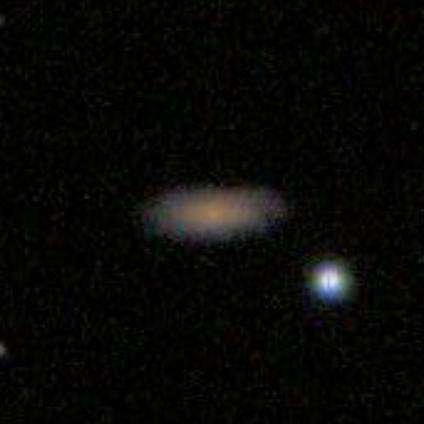
#> input picture data/classification/sample_images_gz2/13.jpg, 424 x 424 px, given in place of images_gz2, which was not available
$ python -i c_2_preprocessing.py   (imports and definitions only)
#> lines starting #> are read from the running program, lines starting #| are printed output that depends on the picture; after the words box and inside, x2 and y2 are one past the last pixel; in counts of white or black regions, pixels touching at a corner belong together; pictures that were not available may be replaced by others from this repository, and a replacement may not be noted
# ---
# jupyter:
#   jupytext:
#     cell_metadata_filter: -all
#     formats: ipynb,py:percent
#     text_representation:
#       extension: .py
#       format_name: percent
#       format_version: '1.3'
#       jupytext_version: 1.18.1
#   kernelspec:
#     display_name: dml-project
#     language: python
#     name: python3
# ---

# %% [markdown]
# # LIMPIEZA Y PREPROCESAMIENTO DE IMÁGENES
# ---
#
# ### Clasificación de galaxias según su morfología

# %% [markdown]
# #### Integrantes
# - `Garibay Zepeda, Julio Andrés` (`julio.garibay@iteso.mx`)
# - `Crespo Neri, Diego Ubaldo` (`ubaldo.crespo@iteso.mx`)
# - `Vázquez Sandoval, Isaac Ernesto` (`isaac.vazquez@iteso.mx`)

# %% [markdown]
# ---

# %% [markdown]
# ### Bibliotecas

# %%
import os
from pathlib import Path

import cv2
import numpy as np
import pandas as pd
from IPython.display import display
from matplotlib import pyplot as plt
from skimage import io
from skimage.color import rgb2gray
from skimage.filters import threshold_otsu
from skimage.measure import label, regionprops

# %%
# Swag
style = "/home/toutl/code/.machine.mplstyle"
# [2 lines not run here, left out]

# %% [markdown]
# ---

# %% [markdown]
# ### Funciones:

# %%
data_folder = Path("../../data/classification/")
original_folder = data_folder / "original"
processed_folder = data_folder / "processed"


# %%
def load_image(filename, images_foder="images_gz2"):
#> called with filename = '.', images_foder = 'images_gz2'
    return io.imread(original_folder / images_foder / filename)
#> returned value is the input picture: shape (424, 424, 3); mean R, G, B 8.1, 8, 6.3


def convert_to_single_band(image, to_eye=False):
#> called with to_eye = False
    if to_eye:
        return rgb2gray(image)

    return image.mean(axis=2)
#> returned value: shape (424, 424) float64


def extract_object_mask(image, threshold_strength=1):
    gray_image = convert_to_single_band(image)
    threshold = threshold_otsu(gray_image)
#> threshold = 43.95
    mask = gray_image > (threshold * threshold_strength)
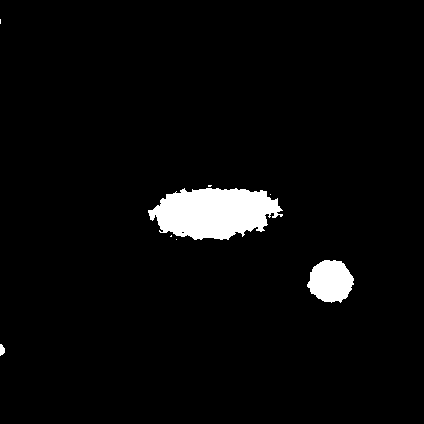
#> mask: shape (424, 424) bool; 3.7% white; 8 white regions (5 under 20 px)
    return mask


def apply_object_mask(image, mask):
    masked = image * mask[..., np.newaxis]
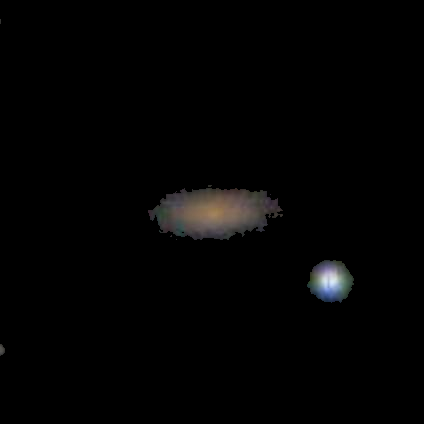
#> masked: shape (424, 424, 3); mean R, G, B 3.2, 3.1, 3
    return masked


def crop_to_object(image, mask, scale=1.5):
#> called with scale = 1.5
    labeled = label(mask)
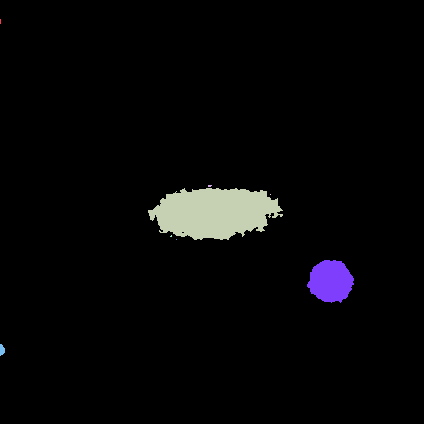
#> labeled: shape (424, 424) int32; 9 distinct labels, from 0 to 8; one colour per label, 0 black
    regions = regionprops(labeled)
#> regions = 8 regions; box (x1, y1, x2, y2) and area: (148, 188, 283, 240) 5085, (307, 260, 354, 303) 1493, (0, 344, 5, 356) 45, (208, 185, 212, 187) 7, (0, 19, 1, 24) 5, (170, 235, 172, 237) 3, (270, 194, 271, 195) 1, (176, 239, 177, 240) 1

    row_min, col_min, row_max, col_max = max(regions, key=lambda r: r.area).bbox
#> row_min = 188; col_min = 148; row_max = 240; col_max = 283

    cy = (row_min + row_max) // 2
#> cy = 214
    cx = (col_min + col_max) // 2
#> cx = 215
    side = int(np.ceil(max(row_max - row_min, col_max - col_min) * scale))
#> side = 203
    half = side // 2
#> half = 101

    r0, r1 = max(cy - half, 0), min(cy - half + side, image.shape[0])
#> r0 = 113; r1 = 316
    c0, c1 = max(cx - half, 0), min(cx - half + side, image.shape[1])
#> c0 = 114; c1 = 317

    return image[r0:r1, c0:c1]
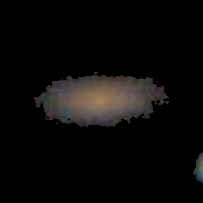
#> returned value: shape (203, 203, 3); mean of channels 0, 1, 2 10.8, 9.7, 9; drawn as R, G, B


def resize_image(image, size=(64, 64)):
#> called with size = (64, 64)
    return cv2.resize(image, size)
#> returned value: shape (64, 64, 3)
#> call 2 of convert_to_single_band, with to_eye = False
#> in convert_to_single_band (call 2), `return image.mean(axis=2)`:
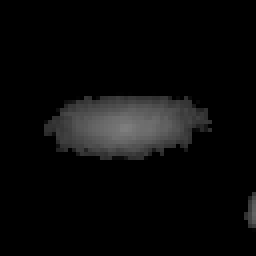
#> returned value: shape (64, 64) float64 (shown 4 times larger); min 0, max 126.7, mean 9.8


def normalize_intensity(image):
    return np.array(image / 255).astype("float16")
#> pass 3 of the loop in apply_pipeline_to_all, `for i, img_name in enumerate(filenames):`:
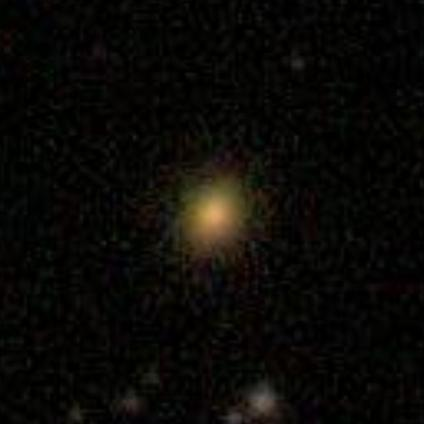
#> input picture data/classification/sample_images_gz2/19.jpg, 424 x 424 px, given in place of , which was not available
#> in load_image, returned value is the input picture: shape (424, 424, 3); mean R, G, B 10.1, 9, 6.2
#> mask: shape (424, 424) bool; 3% white; 17 white regions (12 under 20 px)
#> in crop_to_object (call 3), `labeled = label(mask)`:
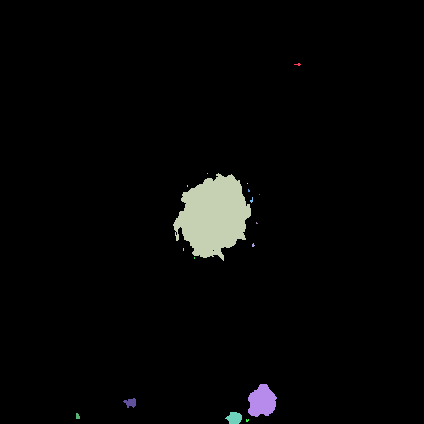
#> labeled: shape (424, 424) int32; 18 distinct labels, from 0 to 17; one colour per label, 0 black
#> regions = 17 regions; largest, box (x1, y1, x2, y2) and area: (173, 173, 251, 261) 4438, (248, 384, 277, 417) 694, (225, 412, 242, 424) 150, (123, 398, 136, 408) 83, (76, 413, 80, 419) 20
#> row_min = 173; row_max = 261; col_max = 251
#> cy = 217
#> cx = 212
#> side = 132
#> half = 66
#> r0 = 151; r1 = 283
#> c0 = 146; c1 = 278
#> in convert_to_single_band (call 6), `return image.mean(axis=2)`:
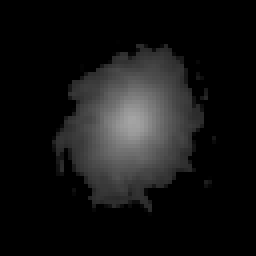
#> returned value: shape (64, 64) float64 (shown 4 times larger); min 0, max 164, mean 20.1
#> the loop made 8 passes; the first 3 are shown


# %% [markdown]
# ---

# %% [markdown]
# ### **Ejemplo:**

# %%
test_images = ["93.jpg", "85.jpg", "35.jpg", "42.jpg", "7.jpg"]

# [1 line that did not run here, left out]

# [17 lines not run here, left out]


# %% [markdown]
# Canal de limpieza y preprocesamiento:
#
# - Aplicamos una máscara para mantener únicamente los objetos cósmicos.
# - Como todas las imágnes están centradas mantenemos el objeto obtenido en la máscara al centro.
# - De esta manera obtenemos la mejor calidad disponible de el objeto de interés.
# - Como se puede observar, en cada paso se está manteniendo solo el objeto central.
# - Hasta que nuestra imagen sea casi por completo la galaxia.

# %% [markdown]
# ---

# %% [markdown]
# ### Aplicar canal a la colección

# %%
# [1 line that did not run here, left out]
# [1 line not run here, left out]

# %% [markdown]
# Se decidió eliminar la clase de Artefactos y objetos no especificados (`A`) por su reducida proporción en el conjunto de datos.

# %% [markdown]
# Además, por la gran cantidad de datos se tomará una muestra proporcional de los mismos.

# %%
# [3 lines that did not run here, left out]

# [1 line not run here, left out]

# %%
from sklearn.model_selection import train_test_split

# %%
# [6 lines that did not run here, left out]
# [1 line not run here, left out]

# %%
# [1 line that did not run here, left out]

# [1 line not run here, left out]


# %%
def apply_pipeline_to_all(filenames):
    processed_images = []
    n_images = len(filenames)
    next_mark = 10

    for i, img_name in enumerate(filenames):
        progress = i * 100 / n_images

        if progress >= next_mark:
            print(f"Progress: {next_mark}%")
            next_mark += 10

        img = load_image(img_name)
        mask = extract_object_mask(img)
        masked = apply_object_mask(img, mask)
        cropped = crop_to_object(masked, mask)
        resized = resize_image(cropped)
        band = convert_to_single_band(resized)
        final = normalize_intensity(band)
        if final.max() > 1:
            raise Exception(f"wot?: {final.max()}")
        processed_images.append(final)

    return processed_images


# %%
# [1 line that did not run here, left out]

# %%
# [1 line that did not run here, left out]

# [19 lines not run here, left out]

# [1 line that did not run here, left out]
# [3 lines not run here, left out]

# %% [markdown]
# ---

# %% [markdown]
# #### 4. Conclusiones

# %% [markdown]
# Para poder lograr construir un buen modelo de clasificación de imágenes de galaxias, tendremos en cuenta lo siguiente:
# - Hay que encapsular los objetos de interés para evitar que el el modelo utilizado se sobreajuste al ruido o tenga sesgo por la aparición de otros objetos en sus vecinidades.
#     - También para que haya una mayor importancia de la intensidad de la galaxia, en lugar del fondo
# - Las imagenes astronómicas requieren de un tratamiento especial, diferente a las imágenes comunes. No todos los filtros funcionan con estas.
# - Tenemos que prestar atención en cómo representa el modelo la proporción de categorías en la variable objetivo.

# %% [markdown]
# Modelo a aplicar:
#
# En base a lo observado y al estado del arte en análisis de imágenes, lo más conveniente podría ser una Red Neuronal Convolucional. Ya que...
# - Son robustas frente a datos complejos.
#     - Patrones raros.
# - No necesitamos interpretabilidad en el modelo.
# - Generalizan bien, en lugar de elegir pixel por pixel aprenden estructuras generales.
#
# También podríamos probar una máquina de soporte vectorial con PCA, para probar un modelo más ligero.
# - Sin embargo, habría que hacer otras transformaciones para poderlos utilizar bien.

# %% [markdown]
# ---

# %% [markdown]
# #### 5. Datos

# %% [markdown]
# Links de descarga:
#
# [Images (Zenodo)](https://zenodo.org/records/3565489/files/images_gz2.zip?download=1)
#
# [Classification Table (GalaxyZoo)](https://gz2hart.s3.amazonaws.com/gz2_hart16.csv.gz)

#> (the run stopped early here; a loop or call above may not have finished)
